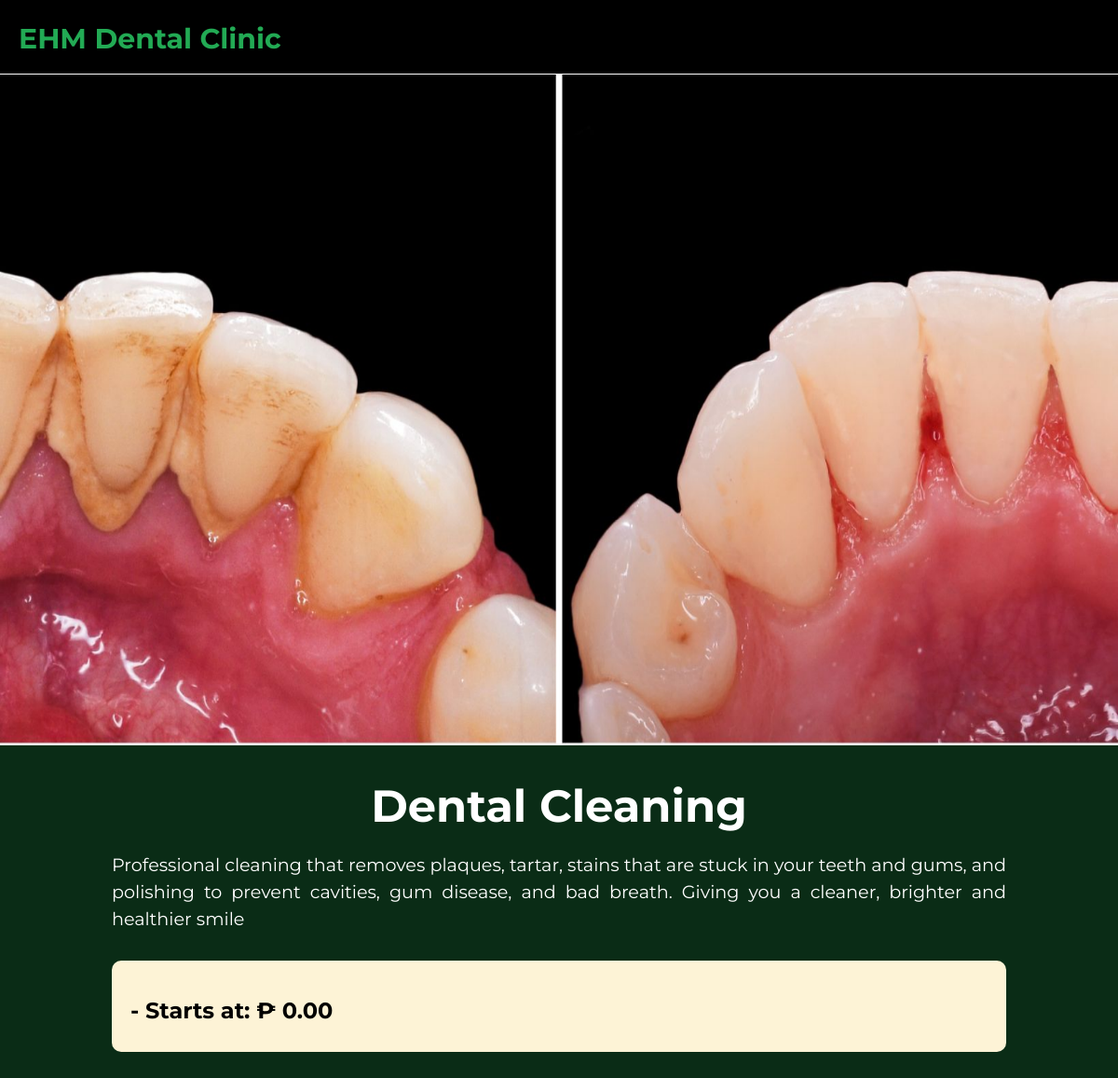
Page /HOME_PAGE/SERVICES/Dental_Cleaning.php on the earlier database version.
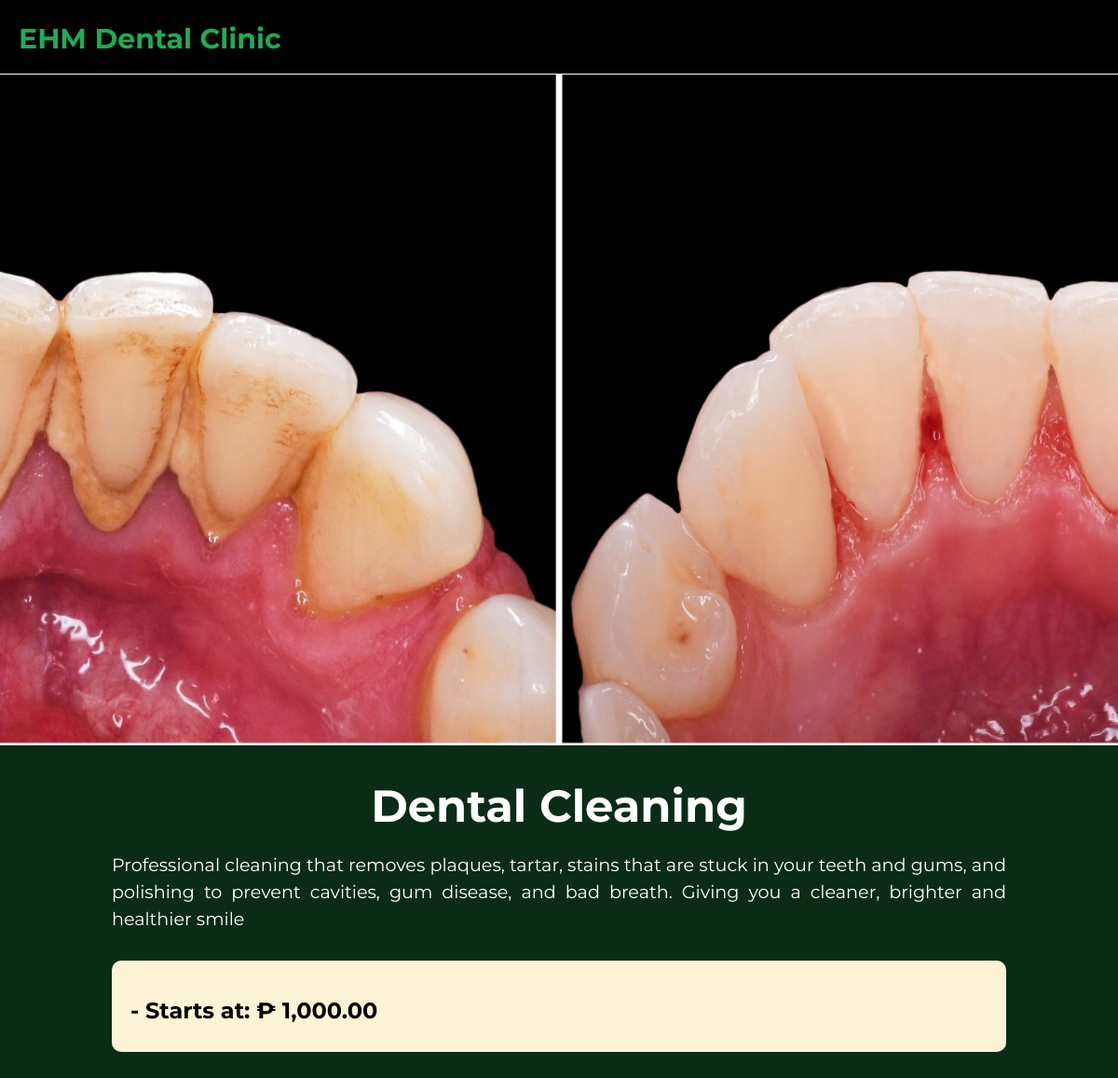
Same page on the later database version.
### tables this page shows
CREATE TABLE `tbl_services` (
  `id` int(11) NOT NULL,
  `service_image` varchar(255) NOT NULL,
  `service_name` varchar(100) NOT NULL,
  `service_description` text NOT NULL,
  `price` decimal(10,2) NOT NULL
);

### HOME_PAGE/SERVICES/Dental_Cleaning.php (the view, shortened to what this page needs)
<?php
include("../../dbcon.php");
$service_name = isset($_GET['service_name']) ? htmlspecialchars($_GET['service_name']) : 'Dental Cleaning';
$sql = "SELECT * FROM tbl_services WHERE service_name = ?";
$stmt = $con->prepare($sql);
$stmt->bind_param("s", $service_name);
$stmt->execute();
$result = $stmt->get_result();
if ($result->num_rows > 0) {
  $row = $result->fetch_assoc();
  $service_description = $row['service_description'];
  $price = number_format($row['price'], 2);
  $service_image = !empty($row['service_image']) ? basename($row['service_image']) : 'default.jpg';
} else {
  echo "Service not found.";
  exit;
}
?>
<!DOCTYPE html>
<html lang="en">
<head>
  <link rel="stylesheet" href="style.css">
  <link rel="stylesheet" href="master.css">
</head>
<body>
  <nav>
    <a href="../Home_page.php#Services">
      <div class="logo">
        <h1>EHM Dental Clinic</h1>
      </div>
    </a>
  </nav>
  <div class="img-container">
    <img src="/DENTAL/HOME_PAGE/SERVICES/SERVICES_IMAGES/<?php echo htmlspecialchars(basename($service_image)); ?>"
      alt="<?php echo htmlspecialchars($service_name); ?>"
      onerror="this.src='/DENTAL/HOME_PAGE/SERVICES/SERVICES_IMAGES/default.jpg';">
  </div>
  <div class="container">
    <h1><?php echo htmlspecialchars($service_name); ?></h1>
    <p><?php echo htmlspecialchars($service_description); ?></p>
    <div class="price-item">
      <h2>
        - Starts at: ₱ <?php echo $price; ?>
      </h2>
    </div>
  </div>
</body>
</html>

Differences in the rows shown:
changed tbl_services: price "0.00" → "1,000.00"
